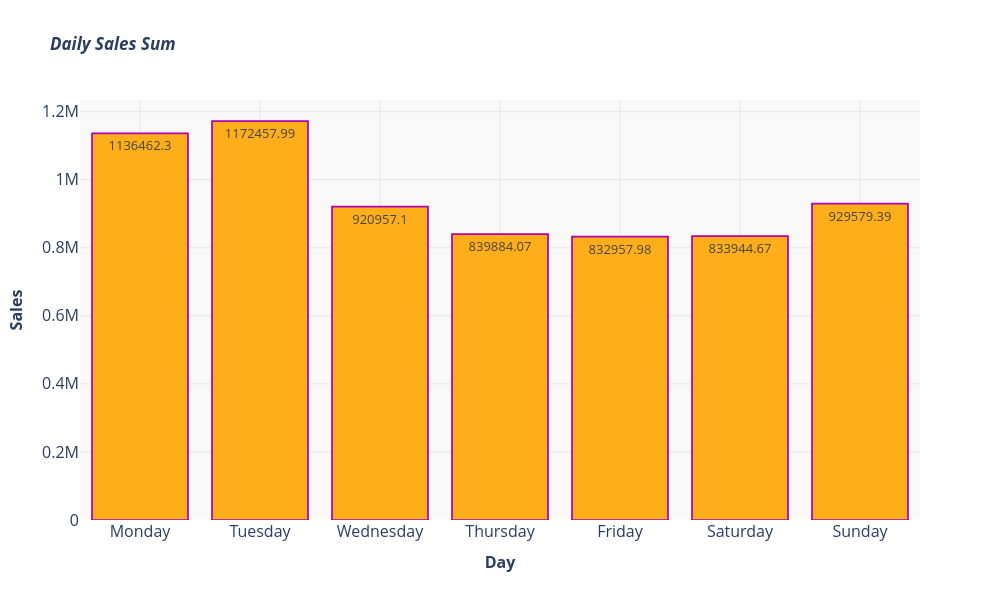

Write notebook code for a chart like this one.
### Code cell
fig = px.bar(SbD,
              x= "DayName",
              y="SALES_VALUE",
              labels=dict(DayName="<b>Day</b>", SALES_VALUE="<b>Sales</b>"),
              text="SALES_VALUE",
              title="<b><i>Daily Sales Sum</b></i>",
             
              color_discrete_sequence=["#ffae1b"])

fig.update_traces(base=dict(
                    width = 3),
                    marker_line_color="#b300b3",
                    marker_line_width=1.75,
                    textfont_size=13)
        
               
    
fig.update_layout(plot_bgcolor="#fafafa",
                  xaxis_title_font=dict(size=16),
                  yaxis_title_font=dict(size=16),
                  xaxis=dict(tickfont=dict(size=16)),
                  yaxis=dict(tickfont=dict(size=16)),
                  width=1000,
                  height=600)

fig.update_layout(xaxis=dict(showgrid=True, gridcolor="#e6e6e6"),
                  yaxis=dict(showgrid=True, gridcolor="#e6e6e6"),
                  plot_bgcolor="#f9f9f9")
fig.show()
fig.write_image("Sales by Day.png", width=1200, height=800, scale=2) #Exporting the graph on .png file with code

### Figure 1 — Plotly figure (JSON) as saved in the notebook; plotly's stock layout.template omitted (floating-point values rounded to 4 significant figures)
{"data": [{"base": {"width": 3}, "hovertemplate": "<b>Day</b>=%{x}<br><b>Sales</b>=%{text}<extra></extra>", "legendgroup": "", "marker": {"color": "#ffae1b", "line": {"color": "#b300b3", "width": 1.75}, "pattern": {"shape": ""}}, "name": "", "orientation": "v", "showlegend": false, "text": [1136000.0, 1172000.0, 921000.0, 839900.0, 833000.0, 833900.0, 929600.0], "textfont": {"size": 13}, "textposition": "auto", "type": "bar", "x": ["Monday", "Tuesday", "Wednesday", "Thursday", "Friday", "Saturday", "Sunday"], "xaxis": "x", "y": [1136000.0, 1172000.0, 921000.0, 839900.0, 833000.0, 833900.0, 929600.0], "yaxis": "y"}], "layout": {"barmode": "relative", "height": 600, "legend": {"tracegroupgap": 0}, "plot_bgcolor": "#f9f9f9", "title": {"text": "<b><i>Daily Sales Sum</b></i>"}, "width": 1000, "xaxis": {"anchor": "y", "domain": [0, 1], "gridcolor": "#e6e6e6", "showgrid": true, "tickfont": {"size": 16}, "title": {"font": {"size": 16}, "text": "<b>Day</b>"}}, "yaxis": {"anchor": "x", "domain": [0, 1], "gridcolor": "#e6e6e6", "showgrid": true, "tickfont": {"size": 16}, "title": {"font": {"size": 16}, "text": "<b>Sales</b>"}}}}
